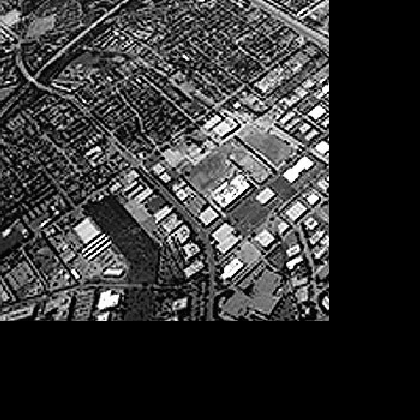
%> input picture DIP4/DIP3E_CH04_Original_Images/FigP0421(left)(padded_image).tif, 420 x 420 px
$ octave --eval "HistogramEqualize('../DIP4/DIP3E_CH04_Original_Images/FigP0421(left)(padded_image).tif');"   (GNU Octave 9; MATLAB toolbox functions it lacks are replaced by stand-ins)
%> lines starting %> are read from the running program, lines starting %| are printed output that depends on the picture
%----------------------------------------------------------
% Function to read given image and implement histogram equalization
% Input : Img path string
% Effect : Show original & equalized img and plot intensity
%----------------------------------------------------------

function [] = HistogramEqualize(imgPath)

inputImg = imread(imgPath); %Input img
%> inputImg is the input picture: size 420x420 uint8; min 0, max 255, mean 52.7

[h,w] = size(inputImg);
%> h = 420; w = 420
input = zeros(1,256); %Input img intensity vector
for x = 1:h
    for y = 1:w
        input(inputImg(x, y) + 1) = input(inputImg(x, y) + 1) + 1;
    end
end
%> after the loop, input = 256 values, max 71514 at index 1, min 0 at index 2, mean 689.1

acc = zeros(1,256);
normalized = zeros(1,256);
total = h * w;
%> total = 176400

for m = 1:256
    if m == 1
        acc(m) = input(m) / total * 255;
    else
        acc(m) = acc(m-1) + input(m) / total * 255;
    end
    normalized(m) = round(acc(m));
end
%> after the loop, acc = 256 values from 103.4 to 255; normalized = 256 values from 103 to 255

outputImg = zeros(h,w); %Output img
for x = 1:h
    for y = 1:w
        outputImg(x, y) = normalized(inputImg(x,y) + 1);
    end
end
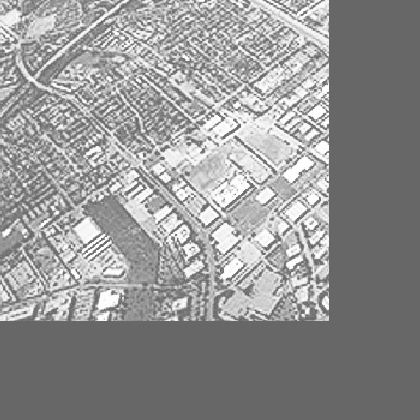
%> outputImg: size 420x420 double; min 103, max 255, mean 148.7

output = zeros(1,256); %Output img intensity vector
for x = 1:h
    for y = 1:w
        output(outputImg(x, y) + 1) = output(outputImg(x, y) + 1) + 1;
    end
end
%> after the loop, output = 256 values, max 71514 at index 104, min 0 at index 1, mean 689.1


f1 = figure;

subplot(1,4,1);
imshow(inputImg);

subplot(1,4,2);
bar(input);
title('Input');

subplot(1,4,3);
imshow(uint8(outputImg));
%> `HistogramEqualize('../DIP4/DIP3E_CH04_Original_Images/FigP0421(left)(p..`:
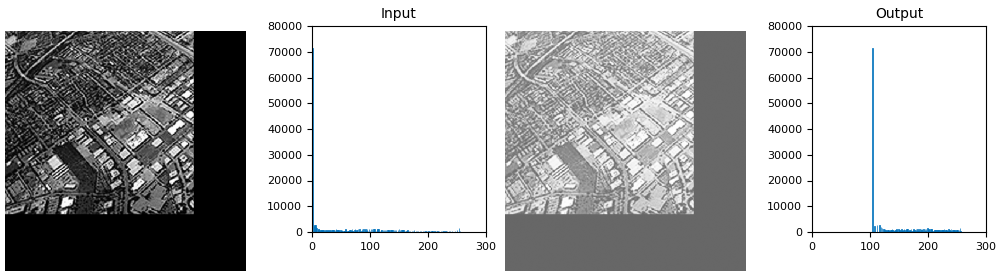
%> figure redrawn from the program's plot data, 4 panels

subplot(1,4,4);
bar(output);
title('Output');

set(f1, 'Position', [500,500,780,180]);

$ run again, on DIP4/DIP3E_CH04_Original_Images/FigP0436(left)(hand_xray).tif
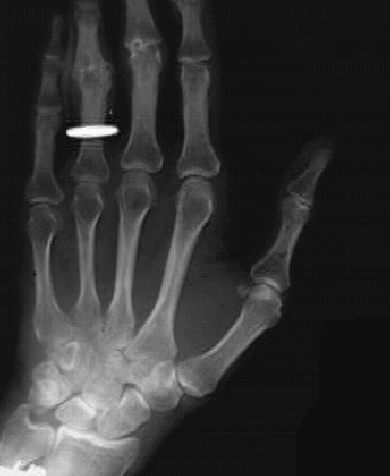
%> input picture DIP4/DIP3E_CH04_Original_Images/FigP0436(left)(hand_xray).tif, 390 x 476 px
%> in HistogramEqualize, inputImg is the input picture: size 476x390 uint8; min 7, max 253, mean 50.6
%> after the loop in HistogramEqualize, `for x = 1:h`: input = 256 values, max 32558 at index 19, min 0 at index 1, mean 725.2
%> after the loop in HistogramEqualize, `for m = 1:256`: acc = 256 values from 0 to 255
%> after the loop in HistogramEqualize, `for x = 1:h`:
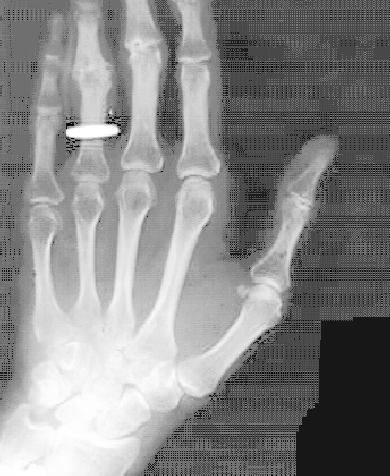
%> outputImg: size 476x390 double; min 0, max 255, mean 135.1
%> after the loop in HistogramEqualize, `for x = 1:h`: output = 256 values, max 32558 at index 73, min 0 at index 3, mean 725.2
%> `HistogramEqualize('../DIP4/DIP3E_CH04_Original_Images/FigP0421(left)(p..`:
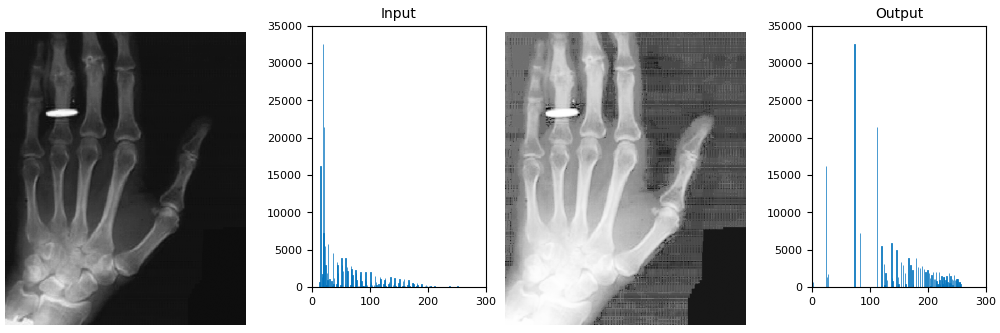
%> figure redrawn from the program's plot data, 4 panels
